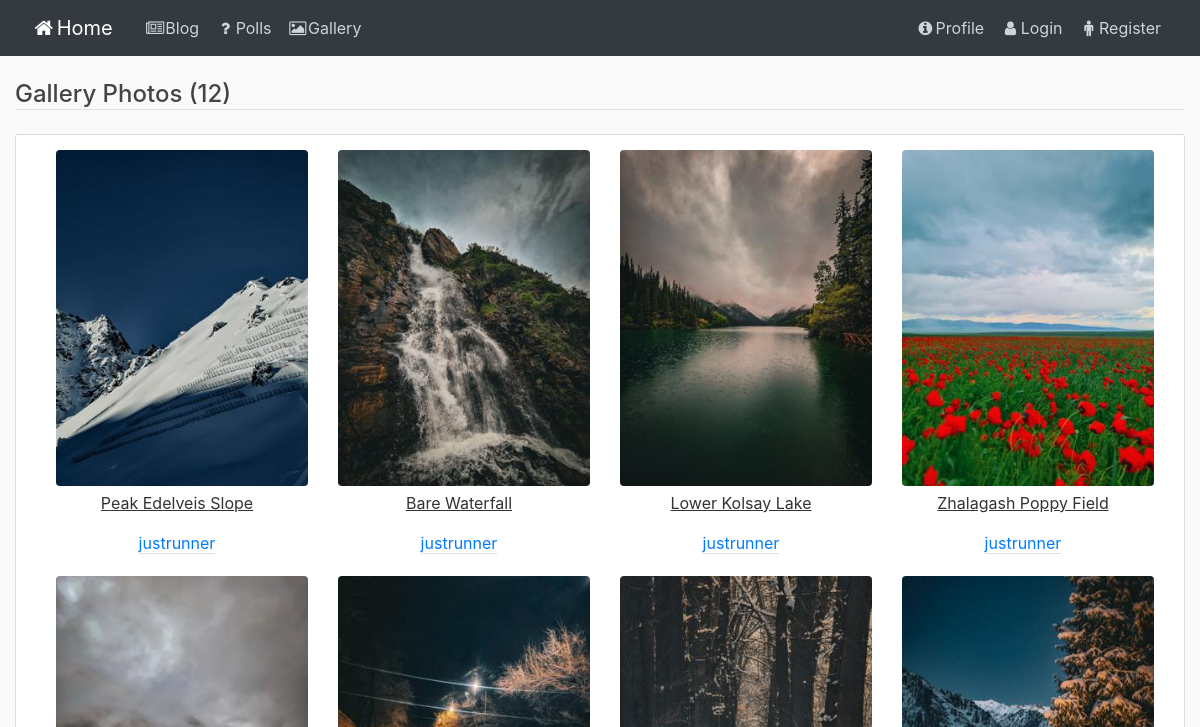
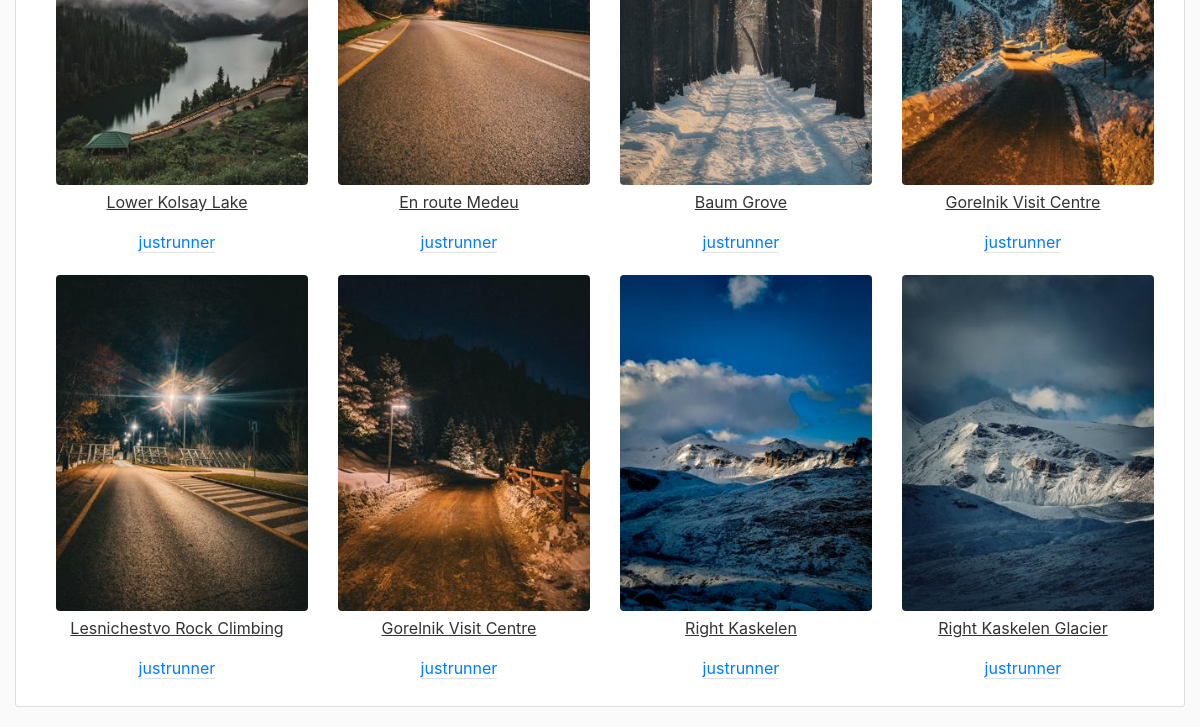
/gallery/, run on an earlier commit of the app's database (2 pictures, top to bottom).
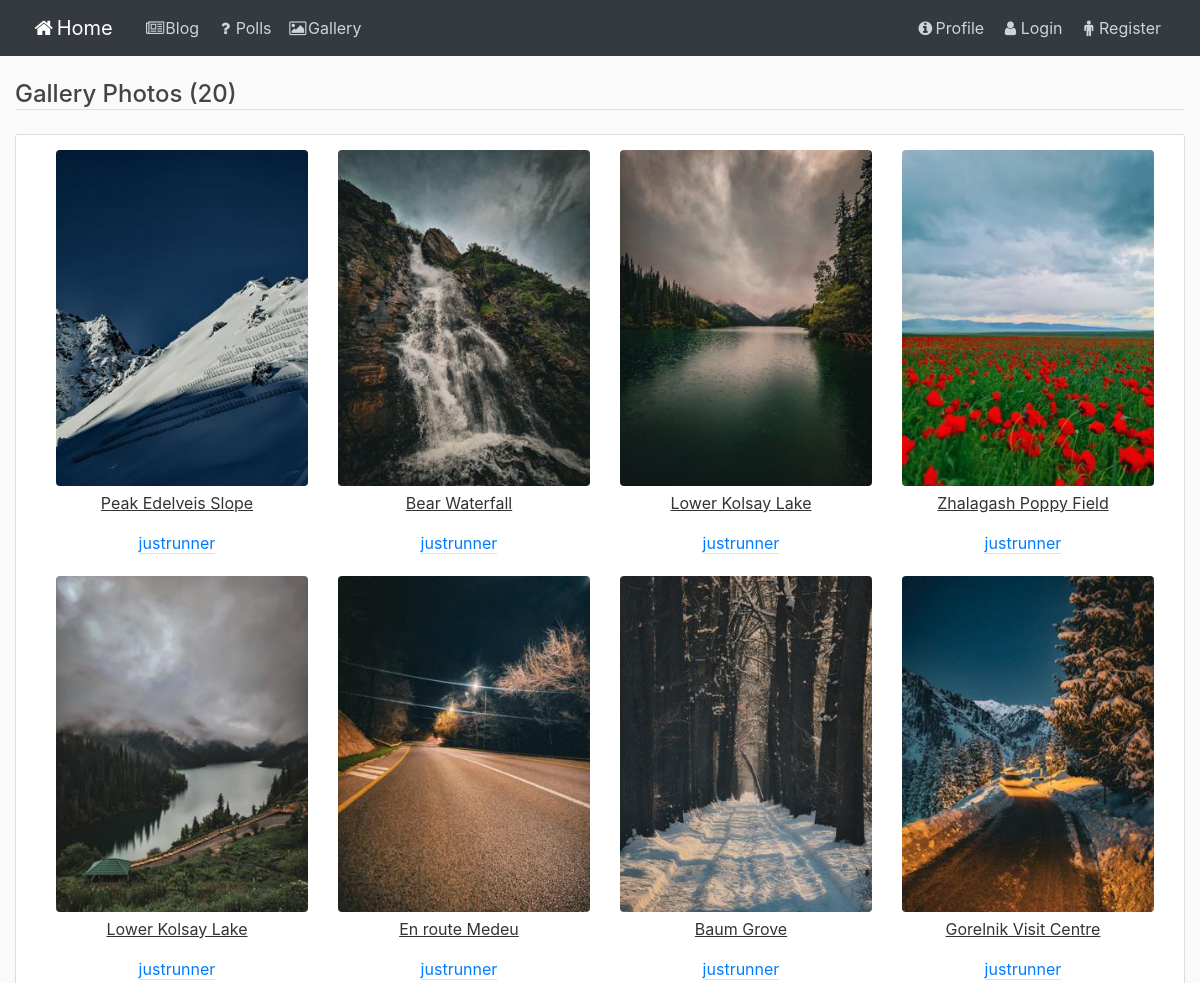
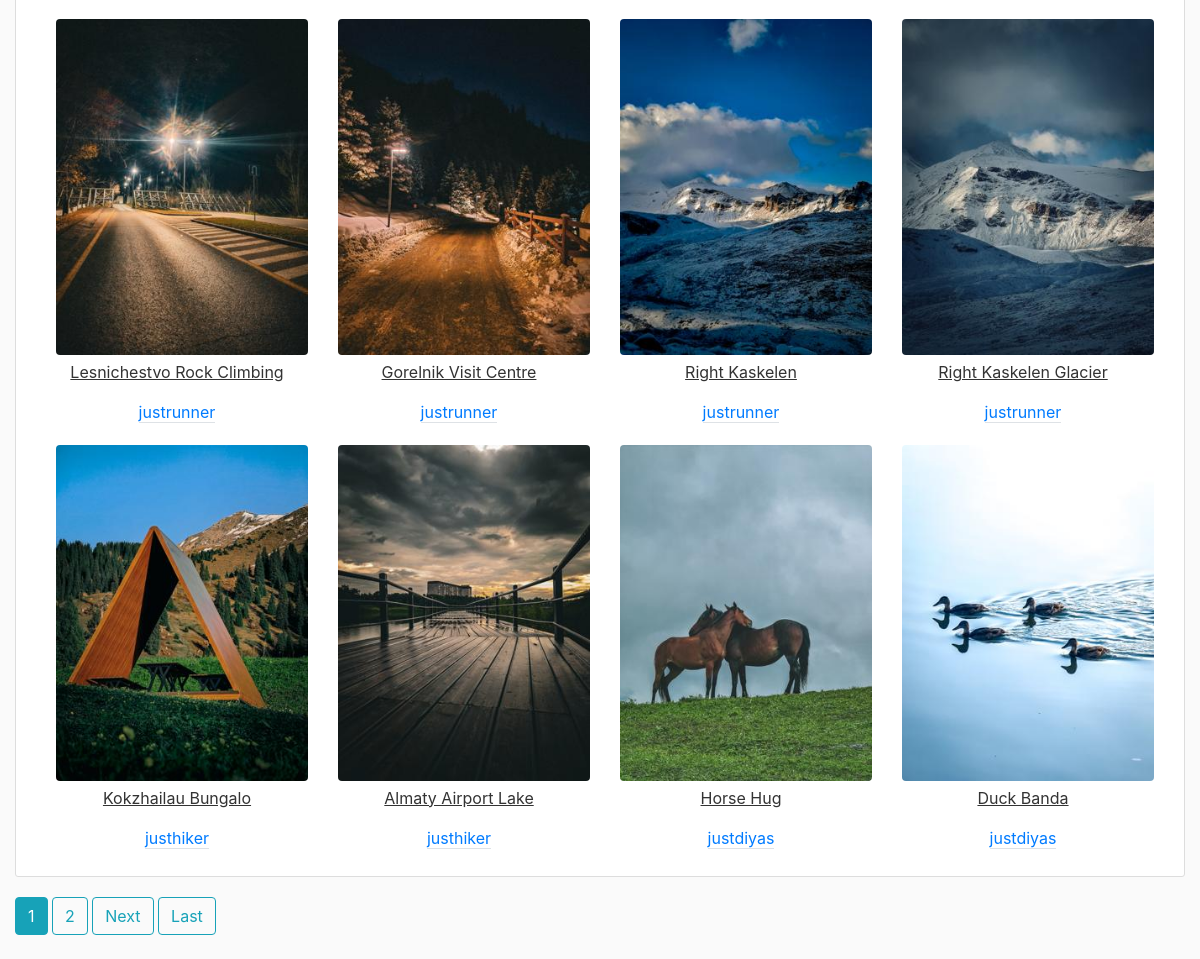
And on a later commit of the database (2 pictures, top to bottom).
### gallery/models.py (models this page shows, shortened)
class Gallery(models.Model):
    user = models.ForeignKey(User, on_delete=models.CASCADE)
    title = models.CharField(max_length=255)
    image = models.ImageField(upload_to='gallery_pics')

### gallery/views.py (the view)
# urls.py: path('', views.GalleryListView.as_view(), name='gallery'),
class GalleryListView(generic.ListView):
    template_name = 'gallery/gallery.html'
    queryset = Gallery.objects.all()
    paginate_by = 16

### gallery/templates/gallery/gallery.html (shortened to what this page needs)
{% extends 'blog/base_blog.html' %}
{% block content %}
<h4 class="border-bottom mb-4">Gallery Photos ({{ page_obj.paginator.count }})</h4>
<div class="content-section">
    <div class="container">
        <div class="row text-center text-lg-start">
                {% if object_list %}
                    {% for image in object_list %}
                        <div class="col-lg-3 col-md-4 col-6">
                            <img src="{{ image.image.url }}" class="img-responsive img-fluid rounded" alt="{{ image.title }}" style="width:100%"/>
                            <div class="caption">
                                <p><u>{{ image.title }}</u></p>
                            </div>
                            <div class="caption">
                                <a class="border-bottom" href="{% url 'gallery:user_gallery' image.user.username %}">{{ image.user }}</a>
                            </div>
                        </div>
                    {% endfor %}
                {% else %}
                    <p style="color:blue">No image has been uploaded yet.</p>
                {% endif %}
        </div>
    </div>
</div>
{% if is_paginated %}
        {% for num in page_obj.paginator.page_range %}
            {% if page_obj.number == num %}
                <a class="btn btn-info mb-4" href="?page={{ num }}">{{ num }}</a>
            {% elif num > page_obj.number|add:'-3' and num < page_obj.number|add:'3' %}
                <a class="btn btn-outline-info mb-4" href="?page={{ num }}">{{ num }}</a>
            {% endif %}
        {% endfor %}
        {% if page_obj.has_next %}
            <a class="btn btn-outline-info mb-4" href="?page={{ page_obj.next_page_number }}">Next</a>
            <a class="btn btn-outline-info mb-4" href="?page={{ page_obj.paginator.num_pages }}">Last</a>
        {% endif %}
    {% endif %}
{% endblock content %}

### blog/templates/blog/base_blog.html (shortened to what this page needs)
{% load static %}
<!DOCTYPE html>
<html lang="en-US">
<head>
    <link rel="stylesheet" href="https://maxcdn.bootstrapcdn.com/bootstrap/4.0.0/css/bootstrap.min.css">
    <link rel="stylesheet" href="https://cdnjs.cloudflare.com/ajax/libs/font-awesome/4.7.0/css/font-awesome.min.css">
    <link rel="stylesheet" type="text/css" href="{% static 'blog/base.css' %}"/>
</head>
<body>
    <header class="site-header">
      <nav class="navbar navbar-expand-md navbar-dark bg-dark fixed-top">
        <div class="container-fluid">
          <a class="navbar-brand mr-4" href="{% url 'blog:blog-home' %}"><i class="fa fa-fw fa-home"></i>Home</a>
          <div class="collapse navbar-collapse" id="navbarToggle">
            <div class="navbar-nav mr-auto">
              <a class="nav-item nav-link" href="{% url 'blog:blog-main' %}"><i class="fa fa-fw fa-newspaper-o"></i>Blog</a>
              <a class="nav-item nav-link" href="{% url 'polls:polls-index' %}"><i class="fa fa-fw fa-question"></i>Polls</a>
              <a class="nav-item nav-link" href="{% url 'gallery:gallery' %}"><i class="fa fa-fw fa-image"></i>Gallery</a>
            </div>
            <div class="navbar-nav">
                <a class="nav-item nav-link" href="{% url 'user:user-profile' %}"><i class="fa fa-fw fa-info-circle"></i>Profile</a>
              {% if user.is_authenticated %}
                <a class="nav-item nav-link" href="{% url 'blog:post-create' %}"><i class="fa fa-fw fa-book"></i>New Post</a>
                <a class="nav-item nav-link" href="{% url 'polls:polls-create' %}"><i class="fa fa-fw fa-pencil"></i>New Polls</a>
                <a class="nav-item nav-link" href="{% url 'user:user-logout' %}"><i class="fa fa-fw fa-sign-out"></i>Logout</a>
              {% else %}
                <a class="nav-item nav-link" href="{% url 'user:user-login' %}"><i class="fa fa-fw fa-user"></i>Login</a>
                <a class="nav-item nav-link" href="{% url 'user:user-register' %}"><i class="fa fa-fw fa-male"></i>Register</a>
              {% endif %}
            </div>
          </div>
        </div>
      </nav>
    </header>
    <main role="main" class="container-fluid">
      <div class="row">
        <div class="col-md-12">
            {% block content %}{% endblock content %}
        </div>
      </div>
    </main>
</body>
</html>

### blog/static/blog/base.css (style rules this page uses)
body { background: #fafafa; color: #333333; margin-top: 5rem; }
h1, h2, h3, h4, h5, h6 { color: #444444; }
.bg-dark { background-color: #5f788a; }
.site-header .navbar-nav .nav-link { color: #cbd5db; }
.content-section { background: #ffffff; padding: 10px 20px; border: 1px solid #dddddd; border-radius: 3px; margin-bottom: 20px; }
.container { display: flex; }
.row { display: flex; }
.img-responsive { flex: 1; object-fit: cover; margin: 5px; }

What changed in the data, as far as the page shows it:
changed Gallery: title "Bare Waterfall" → "Bear Waterfall"
added Gallery: image (picture), title "Kokzhailau Bungalo", user "justhiker"
added Gallery: image (picture), title "Almaty Airport Lake", user "justhiker"
added Gallery: image (picture), title "Horse Hug", user "justdiyas"
added Gallery: image (picture), title "Duck Banda", user "justdiyas"
Also different on the page:
{{ page_obj.paginator.count }}: "12" → "20"
new list line: "1"
new list line: "2"
text now shown: "Next Last"
